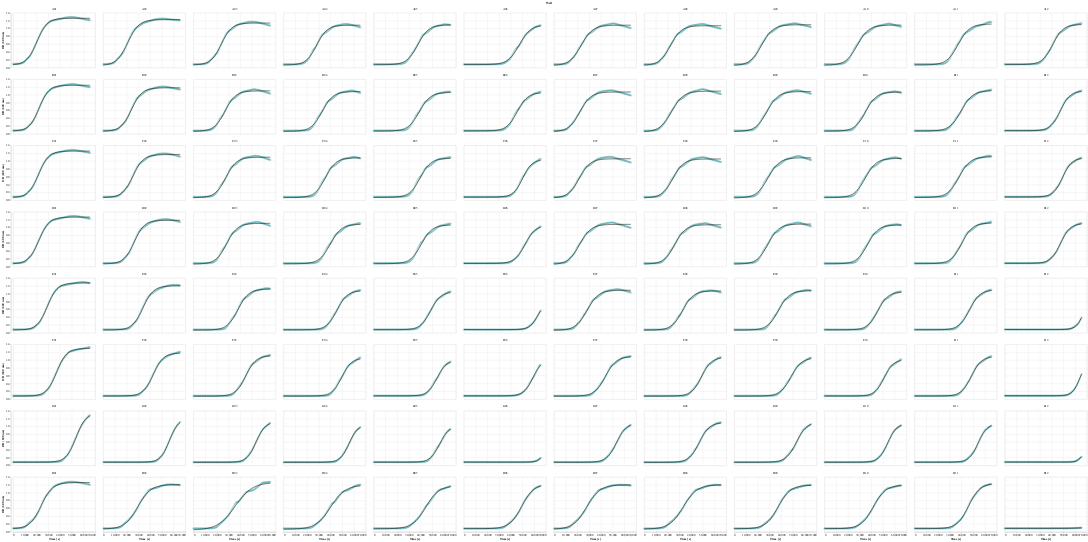

Here is the notebook cell this chart was saved with:
### Markdown cell above
#Plotting
Plots the growthcurves of the uploaded data together with the corresponding fitted sigmoid-function.

### Code cell
#get a list of all wells in dataframe 'data':
plate_wells = list(data_merged['Well'])

#creates empty main-array:
well_numbers = []

#for-loop over all wells in dataframe 'data_merged':
for wells in range(len(plate_wells)):
    
    #gets the number of the actual well and appends it to the array:
    well_numbers.append(plate_wells[wells][1:])

#deletes duplicates in the array:
well_numbers = list(dict.fromkeys(well_numbers))

plot_columns = int(max(well_numbers))

#deactivates the max_row limit of altair for the processed dataframe:
alt.data_transformers.enable('default', max_rows=None)

#raw-data-plot:
raw_data = alt.Chart(data_merged).mark_point(opacity=0.4, color = "teal"

#columns to plot with specifications for the axis:
).encode(
    alt.X('Time:Q', scale=alt.Scale(domain=(0, 66000)), axis=alt.Axis(title='Time [s]')),
    alt.Y('Value:Q', axis=alt.Axis(title='OD (600 nm)'))

#properties of the resulting diagramm:
).properties(
    width = 300,
    height = 200
)#.add_selection(
    #brush
#).facet(column = 'Well'
#).interactive()

#fitted-data-plot:
fitted_curves = alt.Chart(data_merged).mark_line(color = "black"
).encode(
    alt.X('Time:Q'),
    alt.Y('Fitted Value:Q')
 )

#command to layer the raw- and fitted-data-plots over each other and split them into many diagramms depending on the well:
plotted = alt.layer(raw_data, fitted_curves, data = data_merged).facet(facet = 'Well', columns = plot_columns)
plotted.save("chart.svg", scale_factor = 5.0)
plotted

### Figure 1 — Vega-Lite specification as saved in the notebook (floating-point values rounded to 4 significant figures; data arrays with more than 128 entries replaced by an {"elided": "..."} marker saying what was removed)
{"config": {"view": {"continuousWidth": 400, "continuousHeight": 300}}, "data": {"name": "data-fc8da590965aaa21415697be8d60dca7"}, "facet": {"type": "nominal", "field": "Well"}, "spec": {"layer": [{"mark": {"type": "point", "color": "teal", "opacity": 0.4}, "encoding": {"x": {"type": "quantitative", "axis": {"title": "Time [s]"}, "field": "Time", "scale": {"domain": [0, 66000]}}, "y": {"type": "quantitative", "axis": {"title": "OD (600 nm)"}, "field": "Value"}}, "height": 200, "width": 300}, {"mark": {"type": "line", "color": "black"}, "encoding": {"x": {"type": "quantitative", "field": "Time"}, "y": {"type": "quantitative", "field": "Fitted Value"}}}]}, "columns": 12, "$schema": "https://vega.github.io/schema/vega-lite/v4.8.1.json", "datasets": {"data-fc8da590965aaa21415697be8d60dca7": {"elided": "10560 records"}}}
